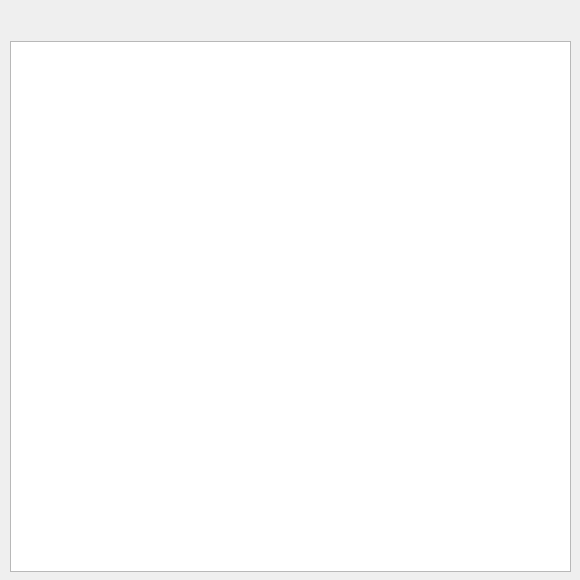
<?xml version="1.0" encoding="UTF-8"?>
<ui version="4.0">
 <class>CategoriesListDialog</class>
 <widget class="QDialog" name="CategoriesListDialog">
  <property name="geometry">
   <rect>
    <x>0</x>
    <y>0</y>
    <width>580</width>
    <height>580</height>
   </rect>
  </property>
  <property name="windowTitle">
   <string>Dialog</string>
  </property>
  <widget class="QTreeView" name="tvCategories">
   <property name="geometry">
    <rect>
     <x>10</x>
     <y>41</y>
     <width>561</width>
     <height>531</height>
    </rect>
   </property>
  </widget>
 </widget>
 <resources/>
 <connections/>
</ui>
